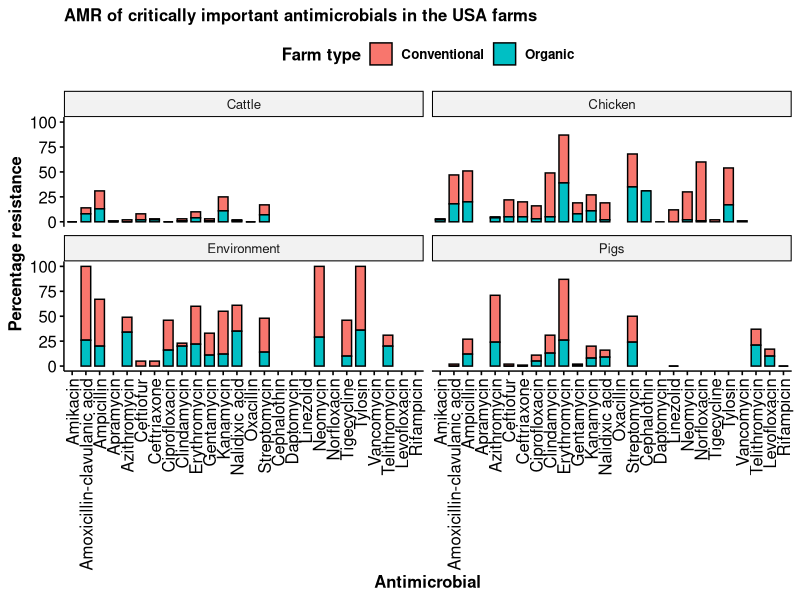
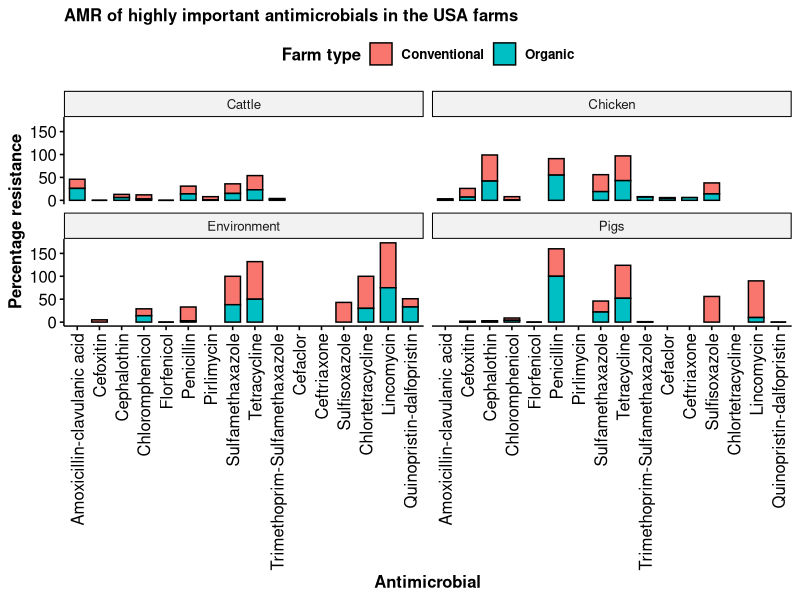
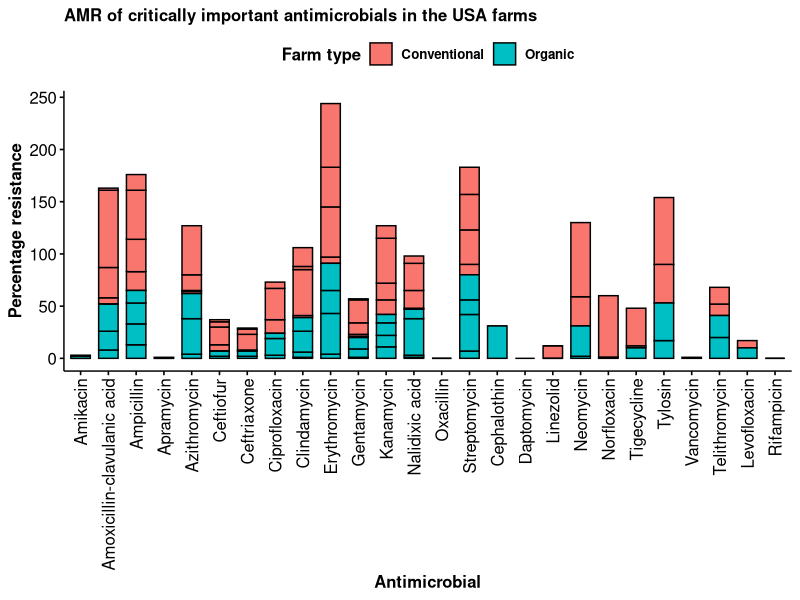
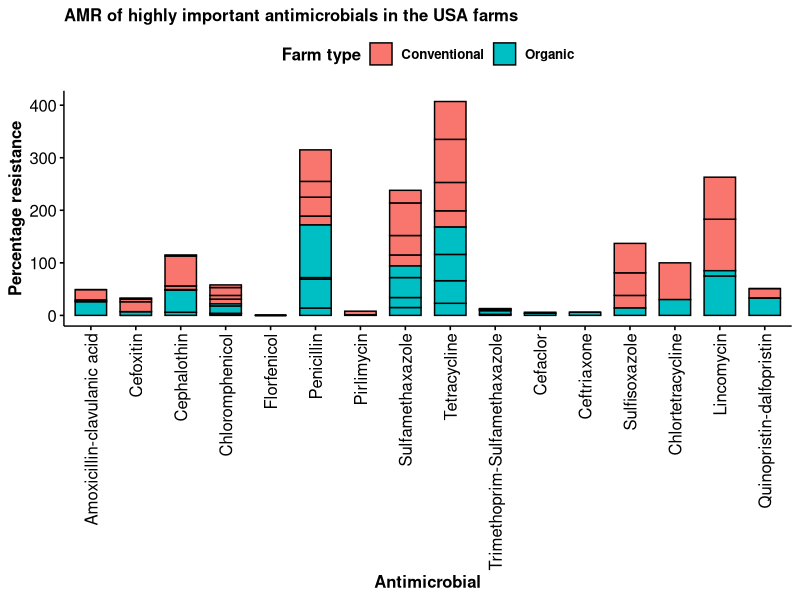

These charts were generated, in order, by the following R code:
library(tidyverse)
library(dplyr)
library(ggpubr)
library(patchwork)



#Load data
main_data <- read_csv("conv.csv")

#changing percentage resistance into numeric class and rounding off  
main_data$percent_resistant <- as.numeric(as.character
                                          (main_data$percent_resistant))

main_data$percent_resistant <- round(main_data$percent_resistant, digits = 0)

usa_crit <- main_data %>%
  filter(country == "United States of America" &
           who_classification == "Critically important") %>%
  select("author",
         "country",
         "iso_3",
         "locality",
         "farm_type",
         "sample_type",
         "host",
         "antimicrobial",
         "antimicrobial_compound",
         "who_classification",
         "pathogen",
         
         "percent_resistant",
         
         "no_isolates",
         "sampling_start_date", 
         "sampling_end_date"
  )


usa_data1 <- aggregate(percent_resistant~host+farm_type+host+antimicrobial+
                         who_classification+percent_resistant, usa_crit, mean) 




usa_data2<- usa_data1 %>%
  relocate(antimicrobial, .after = "host")%>%
  relocate(percent_resistant, .after = "who_classification")%>%
  arrange(host)

usa_data2$percent_resistant <- round(usa_data2$percent_resistant, digits = 0)
##stacked
us_plot <- ggbarplot(usa_data2, "antimicrobial", "percent_resistant", 
                     fill = "farm_type",
                     subtitle = "AMR of critically important antimicrobials in the USA farms",
                     xlab = "Antimicrobial", ylab = "Percentage resistance",
                     legend.title = "Farm type", font.x = "bold", font.y = "bold",
                     font.legend = "bold", font.subtitle = "bold")+
  rotate_x_text(90)

c_importantplot <- us_plot+facet_wrap(~host)

##Highly important

usa_high <- main_data %>%
  filter(country == "United States of America" &
           who_classification == "Highly important") %>%
  select("author",
         "country",
         "iso_3",
         "locality",
         "farm_type",
         "sample_type",
         "host",
         "antimicrobial",
         "antimicrobial_compound",
         "who_classification",
         "pathogen",
         
         "percent_resistant",
         
         "no_isolates",
         "sampling_start_date", 
         "sampling_end_date"
  )




usa_data10 <- aggregate(percent_resistant~host+farm_type+host+antimicrobial+
                         who_classification+percent_resistant, usa_high, mean) 



usa_data10$percent_resistant <- round(usa_data10$percent_resistant, digits = 0)

usa_data11<- usa_data10 %>%
  relocate(antimicrobial, .after = "host")%>%
  relocate(percent_resistant, .after = "who_classification")%>%
  arrange(host)

##stacked
us_plot1 <- ggbarplot(usa_data11, "antimicrobial", "percent_resistant", 
                     fill = "farm_type",
                     subtitle = "AMR of highly important antimicrobials in the USA farms",
                     xlab = "Antimicrobial", ylab = "Percentage resistance",
                     legend.title = "Farm type", font.x = "bold", font.y = "bold",
                     font.legend = "bold", font.subtitle = "bold")+
  rotate_x_text(90)

high_impplot <- us_plot1+facet_wrap(~host)



